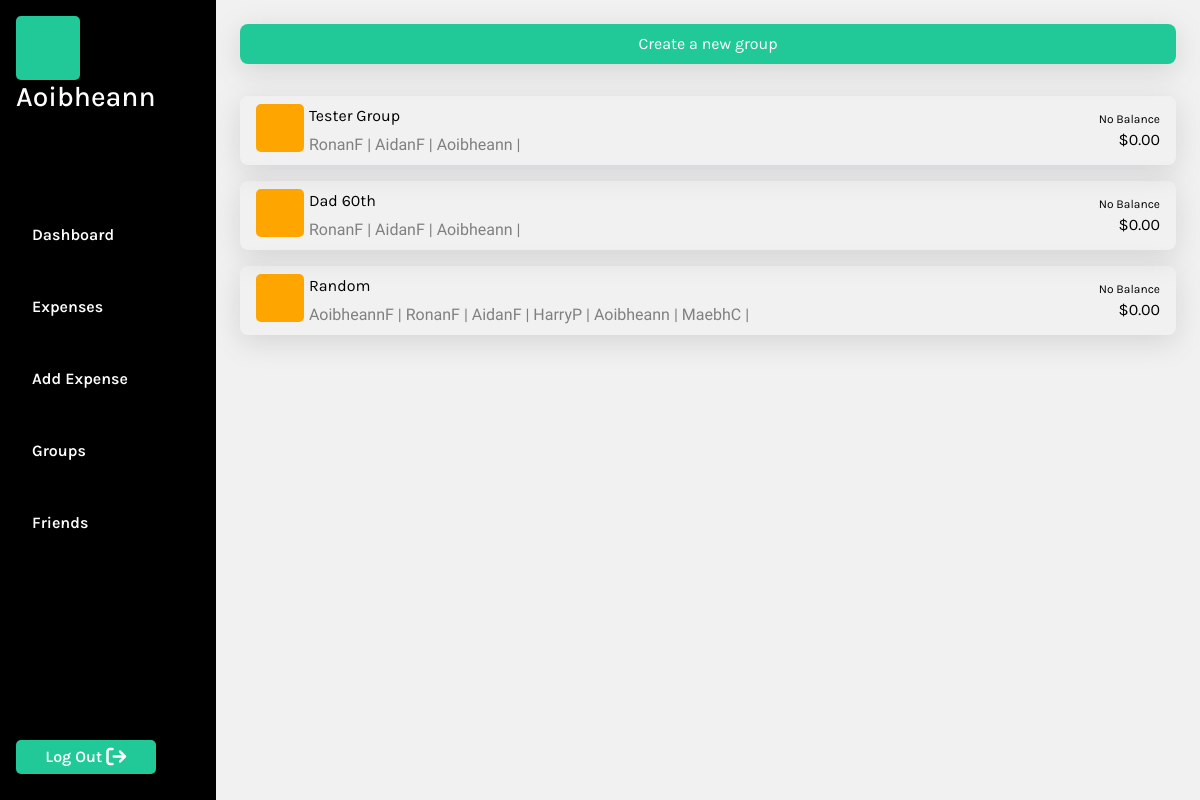
Page /groups (signed in) on the committed database.
### MainApp/models.py (models this page shows)
class User(AbstractUser):
    pass

class PaymentGroup(models.Model):
    group_name = models.CharField(max_length=64)
    members = models.ManyToManyField('User', related_name='payment_groups', blank=True)
    def __str__(self):
        return self.group_name

### MainApp/views.py (the view)
# urls.py: path('groups', views.groups, name ="groups"),
@login_required
def groups(request):
    user = request.user
    user_groups = PaymentGroup.objects.filter(members=user)
    user_groups = PaymentGroup.objects.filter(members=user).annotate(
        total_owed_by_me=Sum(Case(
            When(expenses__sub_expenses__user=user, expenses__sub_expenses__paid=False, then=F('expenses__sub_expenses__amount')),
            default=0,
            output_field=DecimalField()
        )),
        total_owed_to_me=Sum(Case(
            When(expenses__created_by_user=user, expenses__sub_expenses__paid=False, then=F('expenses__sub_expenses__amount')),
            default=0,
            output_field=DecimalField()
        )),
    ).annotate(
        net_total=F('total_owed_to_me') - F('total_owed_by_me')
    )
    return render(request, "MainApp/groups.html", {
        "groups": user_groups,
    })

### MainApp/templates/MainApp/groups.html
{% extends "MainApp/layout.html" %}
{% block body %}
    <div class="section-container">
        <div class="groups-container">
            <button class="addGroupBtn"><a href="{% url 'add_group' %}">Create a new group</a></button>
            <div id="groups-list">
                {% for group in groups %}
                    <li class="group-item">
                        <div class="owing-item-part-1">
                            <p class="owing-icon"></p>
                            <div class="owing-summary">
                                <a class="owing-header" href="{% url 'individual_group' group.id %}">
                                    {{ group }}
                                </a>
                                <div class="owing-sub-header">
                                    <p>{% for member in group.members.all %} {{ member.username }} | {% endfor %}</p>
                                </div>
                            </div>
                        </div>
                        <div class="group-balance">
                            {% if group.net_total < 0 %}
                                <p class="owed-by-me-message">You Owe</p>
                                <p class="owed-by-me-amount">${{ group.net_total|floatformat:2 }}</p>
                            {% elif group.net_total > 0 %}
                                <p class="owed-to-me-message">You're Owed</p>
                                <p class="owed-to-me-amount">${{ group.net_total|floatformat:2 }}</p>
                            {% else %}
                                <p class="no-balance-message">No Balance</p>
                                <p class="">$0.00</p>
                            {% endif %}
                        </div>
                    </li>
                {% endfor %}
            </div>
        </div>
    </div>
{% endblock%}

### MainApp/templates/MainApp/layout.html (shortened to what this page needs)
{% load static %}
<!DOCTYPE html>
<html lang="en">
    <head>
        <link rel="stylesheet" href="https://cdn.jsdelivr.net/npm/bootstrap@4.3.1/dist/css/bootstrap.min.css">
        <link href="{% static 'MainApp/styles.css' %}" rel="stylesheet">
    </head>
    <body class="main">
        {% if user.is_authenticated %}
            <div id="nav-section">
                <div id="nav-container">
                    <div id="logged-in-status">
                        <div id="userProfileImg"></div>
                        {% if user.is_authenticated %}
                            <h3>{{ user.username }}</h3>
                        {% else %}
                            Not signed in.
                        {% endif %}
                    </div>
                    <ul id="nav">
                        {% if user.is_authenticated %}
                            <li class="nav-item">
                                <a class="nav-link" href="{% url 'index' %}">Dashboard</a>
                            </li>
                            <li class="nav-item">
                                <a class="nav-link" href="{% url 'expenses' %}">Expenses</a>
                            </li>
                            <li class="nav-item">
                                <a class="nav-link" href="{% url 'add_expense' %}">Add Expense</a>
                            </li>
                            <li class="nav-item">
                                <a class="nav-link" href="{% url 'groups' %}">Groups</a>
                            </li>
                            <li class="nav-item">
                                <a class="nav-link" href="{% url 'add_friend' %}">Friends</a>
                            </li>
                        {% endif %}
                    </ul>
                    <div id="logout">
                        {% if user.is_authenticated %}
                            <button class="logoutBtn">
                                <a class="logoutLink" href="{% url 'logout' %}">Log Out</a>
                                <i class="fa-solid fa-arrow-right-from-bracket fa-lg" style="color: #ffffff;"></i>
                            </button>
                        {% endif %}
                    </div>
                </div>
            </div>
        {% endif %}
        {% block body %}
        {% endblock %}
    </body>
</html>

### MainApp/static/MainApp/styles.css (style rules this page uses)
:root { --background-color: #5CDB95; --accent-color: black; --text-color: white; --secondary-color: #379683; --light-green: #8EE4AF; --background-grey: #F5F5F5; --dashboard-background: #F1F1F1; --btn-color: #20c997; --secondary-color: #379683; --light-green: #8EE4AF; --warning-color: #dc3545; --secondary-font: 'Inconsolata', monospace; --primary-font: 'Karla', sans-serif; --xbold: 900; --bold: 600; --light: 300; --xlarge: 72px; --large: 48px; --medium: 24px; --small: 16px; --xsmall: 12px; }
.main { padding: 0; margin: 0; background-color: var(--accent-color); font-family: var(--secondary-font); color: var(--accent-color); display: flex; justify-content: space-between; align-content: center; }
#nav-section { width: 18vw; display: grid; height: 100vh; }
#nav-container { display: grid; justify-content: start; align-items: start; color: var(--accent-color); font-family: var(--secondary-font); padding: 0; margin: 1rem; background-color: var(--accent-color); width: 18vw; }
#logged-in-status { color: var(--text-color); }
#logged-in-status h3 { margin: 0; padding: 0; font-family: var(--primary-font); }
#userProfileImg { height: 4rem; width: 4rem; background-color: #20c997; border-radius: 5px; }
#nav { background-color: var(--accent-color); list-style: none; display: grid; justify-content: start; align-content: center; padding: 0; margin: 0; background-color: var(--accent-color); }
.nav-item { padding: 1rem 0 1rem 0; margin: 0; }
.nav-link { text-decoration: none; color: var(--text-color); font-size: var(--small); font-weight: var(--bold); font-family: var(--primary-font); }
#logout { align-self: end; }
.logoutBtn { background-color: var(--btn-color); border: none; border-radius: 5px; padding: 5px 15px 5px 15px; margin: 10px 0 10px 0; width: 100%; }
.logoutLink { text-decoration: none; color: var(--text-color); font-size: var(--small); font-weight: var(--bold); font-family: var(--primary-font); }
.section-container { padding: 0; margin: 0; display: grid; background-color: var(--text-color); height: 100vh; width: 82vw; align-self: center; }
button { border: none; padding: 5px 10px 5px 10px; }
a { text-decoration: none; color: black; }
h1, h2, h3, h4, h5, h6, p { margin: 0; padding: 0; }
.owing-item-part-1 { display: flex; align-items: center; }
.owing-icon { padding: 0; margin: 0 5px 0 0; height: 3rem; width: 3rem; border: 2px solid orange; background-color: orange; border-radius: 5px; align-self: stretch; display: flex; justify-content: center; align-items: center; color: white; font-family: var(--primary-font); }
.owing-summary { display: grid; }
.owing-header { font-family: var(--primary-font); text-decoration: none; margin: 0; padding: 0 0 5px 0; color: var(--accent-color); }
.owing-sub-header { display: grid; color: grey; }
.owing-sub-header p { padding: 0; margin: 0; }
.groups-container { background-color: var(--dashboard-background); padding: 1.5rem; }
#groups-list { display: grid; }
.addGroupBtn { width: 100%; background-color: var(--btn-color); border-radius: 8px; margin-bottom: 2rem; padding: 0.5rem 0 0.5rem 0; box-shadow: rgba(100, 100, 111, 0.2) 0px 7px 29px 0px; }
.addGroupBtn a { color: var(--text-color); font-family: var(--primary-font); }
.group-item { display: flex; align-items: center; justify-content: space-between; margin: 0 0 1rem 0; padding: 0.5rem 1rem 0.5rem 1rem; border-radius: 8px; box-shadow: rgba(100, 100, 111, 0.2) 0px 7px 29px 0px; }
.group-balance { display: grid; justify-items: flex-end; }
.group-balance p { padding: 0; margin: 0; font-family: var(--primary-font); }
.owed-by-me-message, .owed-to-me-message, .no-balance-message { font-size: var(--xsmall); }

### rows in the picture
User: username "Aoibheann"
PaymentGroup: group_name "Tester Group", shows "No Balance"
User: username "RonanF"
User: username "AidanF"
PaymentGroup: group_name "Dad 60th", shows "No Balance"
PaymentGroup: group_name "Random", shows "No Balance"
User: username "AoibheannF"
User: username "HarryP"
User: username "MaebhC"
